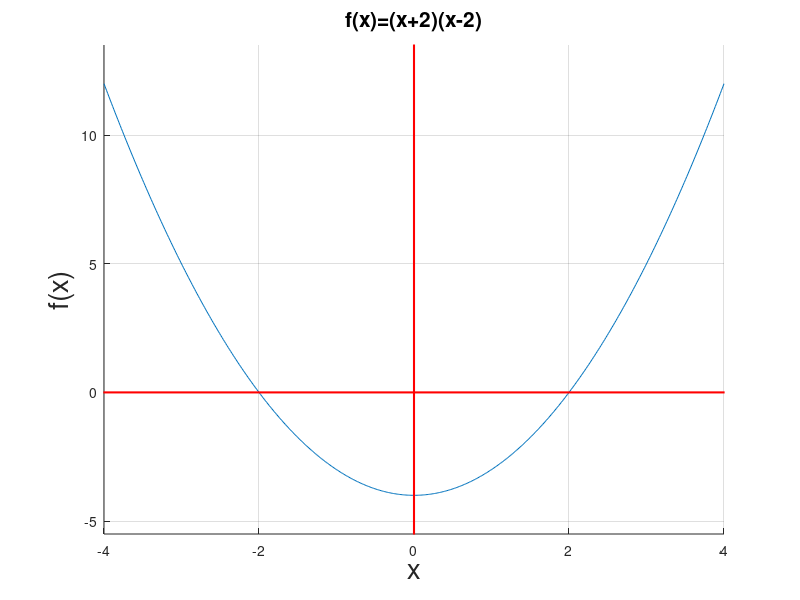

MATLAB code to generate this figure:
%Octave Script
%School:       Tecnologico de Estudios Superiores de Jilotepec.
%Title:        2.4 Funciones algebraicas: polinomiales y racionales
%Descripcion:  Graficar funciones
%Author:       Angelica Arellano Vilchiz 
%Date:         19/11/2021
%Ejercicio:    1


%Limpiar pantalla
clc
%Limpiar varibles 
clear 
%Valores del polinomio
p=[1 0 -4]
%Raices
roots(p)
disp('Las raices de nuestra funcion son: -2 y 2');
disp('Esta funcion es polinomial');
disp('Los puntos donde f(x)=0 son: (-2,0) y (2,0)');
%Graficacion
hold on;
grid on;
  ezplot('x^2-4',[-4 4])
  a=[-100 100];
  b=a-a;
  plot (a,b,'r','linewidth',1.5)
  plot (b,a,'r','linewidth',1.5)
hold off;
%Titulo y ejes
title("f(x)=(x+2)(x-2)",'FontSize',15);
xlabel("x",'FontSize',20);
ylabel("f(x)",'FontSize',20);